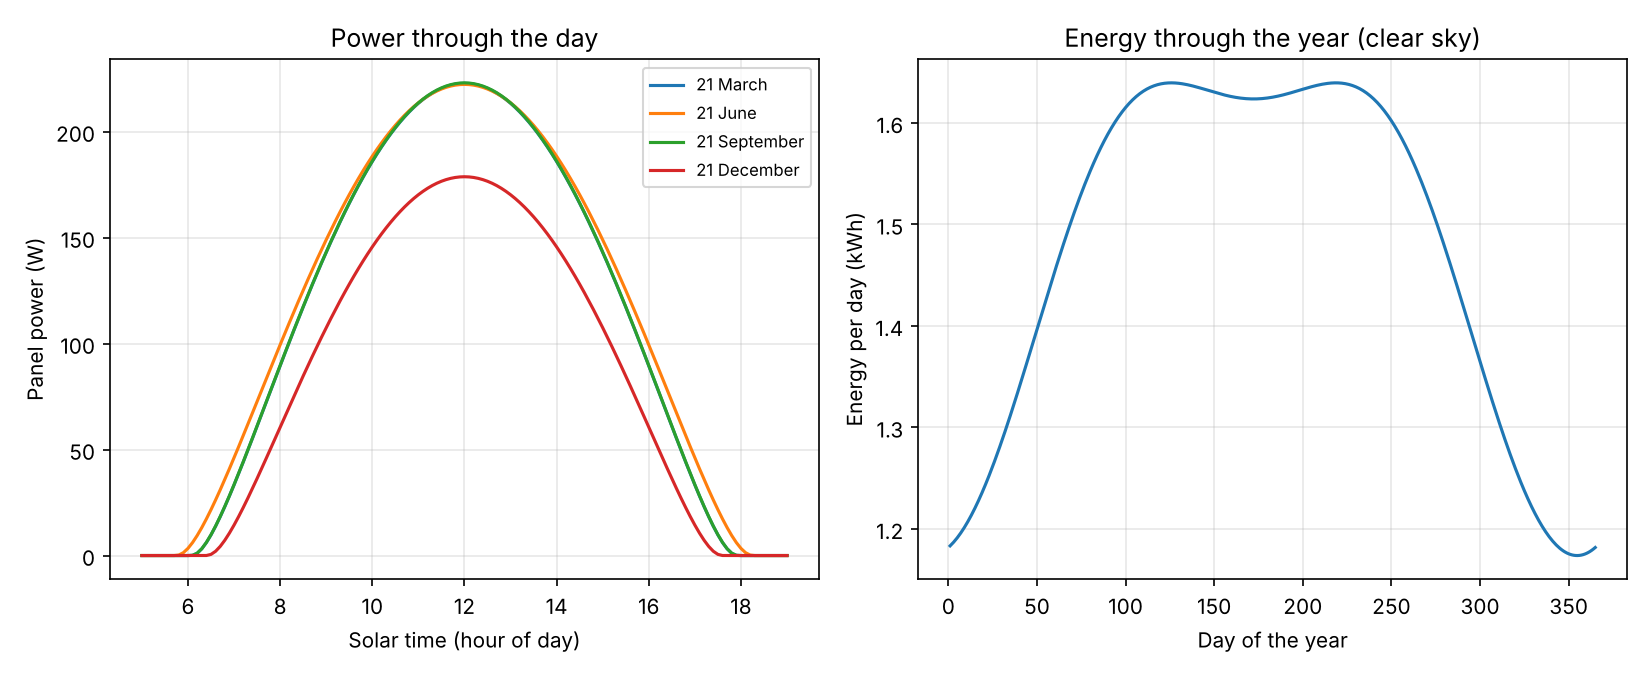

Recreate this plot in Python.
"""
How much electricity could a solar panel make in Dangila, Ethiopia?

Question: If a family in Dangila puts one solar panel on the roof,
how much energy does it make in a day, and does it change through the year?

Science and engineering used:
  The Sun's height in the sky depends on latitude, the date and the time of day
  (solar declination and hour angle, from spherical geometry).
  A flat panel collects sunlight in proportion to sin(sun height).
  Air absorbs more light when the Sun is low (air mass), so we reduce it a bit.

This is a clear-sky estimate: real output is lower on cloudy days, especially in the rainy season.
"""
import math
import matplotlib.pyplot as plt

LATITUDE = 11.26        # Dangila, degrees north
PANEL_WATTS = 300       # panel rating at full sun (1000 W/m^2)
EFFICIENCY_LOSS = 0.8   # wiring, heat and dust losses


def declination(day):
    """The Sun's angle north/south of the equator on day 1–365 (degrees)."""
    return 23.44 * math.sin(math.radians(360 / 365 * (day - 81)))


def sun_height(day, hour):
    """Height of the Sun above the horizon (degrees) at solar time 'hour'."""
    lat, dec = math.radians(LATITUDE), math.radians(declination(day))
    hour_angle = math.radians(15 * (hour - 12))           # Earth turns 15° per hour
    s = math.sin(lat) * math.sin(dec) + math.cos(lat) * math.cos(dec) * math.cos(hour_angle)
    return math.degrees(math.asin(s))


def sunlight(height_deg):
    """Clear-sky sunlight reaching a flat panel (W/m^2)."""
    if height_deg <= 0:
        return 0.0
    air_mass = 1 / math.sin(math.radians(height_deg))
    direct = 1361 * 0.7 ** (air_mass ** 0.678)           # light that survives the atmosphere
    return direct * math.sin(math.radians(height_deg))


def panel_power(day, hour):
    return PANEL_WATTS * sunlight(sun_height(day, hour)) / 1000 * EFFICIENCY_LOSS


def daily_energy(day):
    """Energy in watt-hours: add up power over the day in 6-minute steps."""
    step = 0.1
    return sum(panel_power(day, h * step) * step for h in range(int(24 / step)))


if __name__ == "__main__":
    days = {"21 March": 80, "21 June": 172, "21 September": 264, "21 December": 355}
    print(f"One {PANEL_WATTS} W panel in Dangila ({LATITUDE}° N), clear sky:\n")
    print("Date          | Noon sun height | Energy per day")
    for name, d in days.items():
        print(f"{name:<13} | {sun_height(d, 12):>12.1f}°   | {daily_energy(d) / 1000:>6.2f} kWh")

    yearly = [daily_energy(d) for d in range(1, 366)]
    total = sum(yearly) / 1000
    print(f"\nWhole year: about {total:,.0f} kWh on clear days.")
    print(f"That could light six 10 W LED bulbs for 5 hours every day ({6 * 10 * 5 * 365 / 1000:.0f} kWh a year)")
    print("and still leave energy for phones and a radio.")

    fig, (left, right) = plt.subplots(1, 2, figsize=(11, 4.5))
    hours = [h / 10 for h in range(50, 191)]
    for name, d in days.items():
        left.plot(hours, [panel_power(d, h) for h in hours], label=name)
    left.set_xlabel("Solar time (hour of day)")
    left.set_ylabel("Panel power (W)")
    left.set_title("Power through the day")
    left.legend(fontsize=8)
    left.grid(alpha=0.3)

    right.plot(range(1, 366), [e / 1000 for e in yearly])
    right.set_xlabel("Day of the year")
    right.set_ylabel("Energy per day (kWh)")
    right.set_title("Energy through the year (clear sky)")
    right.grid(alpha=0.3)
    plt.tight_layout()
    plt.savefig("solar.png", dpi=150)
    print("Saved the chart as solar.png")
    plt.show()
